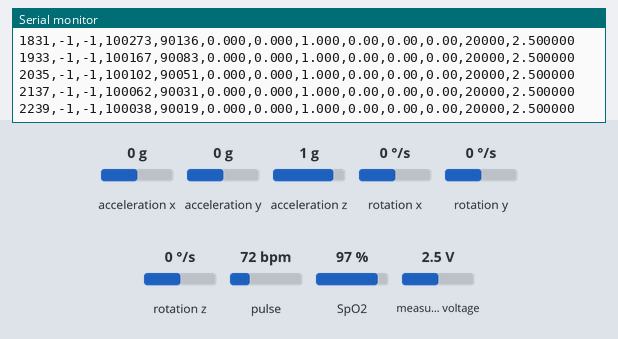
Recording of a sketch running on a simulated ESP32. Shown: the last lines printed to the serial monitor. Wiring (inferred from the names in the program): MPU-6050 motion sensor at I2C address 0x68. The test bench sets the inputs (shaded band); at power-on: acceleration x 0 g, measured voltage 2.5 V, acceleration y 0 g, acceleration z 1 g, rotation x 0 °/s, rotation y 0 °/s, rotation z 0 °/s, pulse 72 bpm, SpO2 97 %.

Above: at 2.3 s.
2.4 s: acceleration x set to -1.4 g
At 2.45 s:
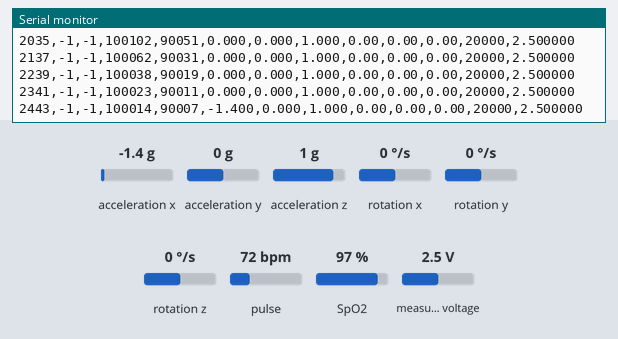
3.9 s: measured voltage set to 0.1 V
At 3.98 s:
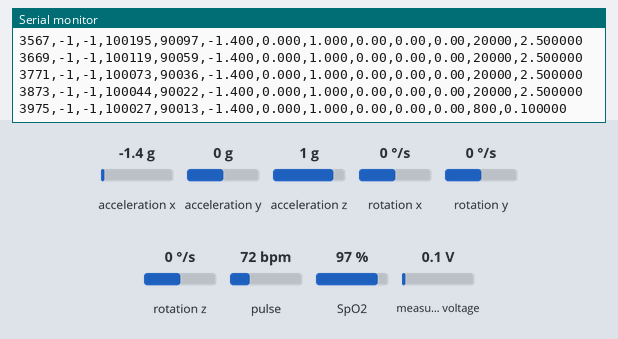
5.4 s: acceleration y set to -1.4 g
At 5.41 s:
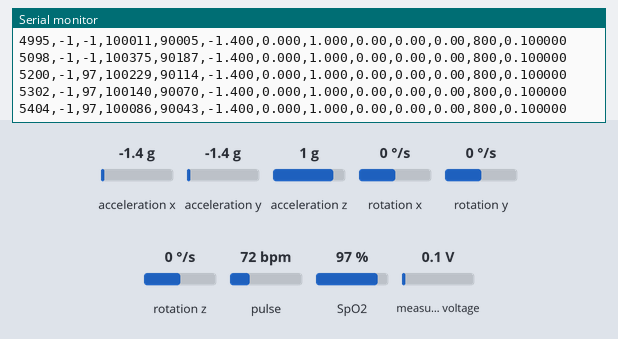
6.9 s: acceleration z set to -1.4 g
At 6.94 s:
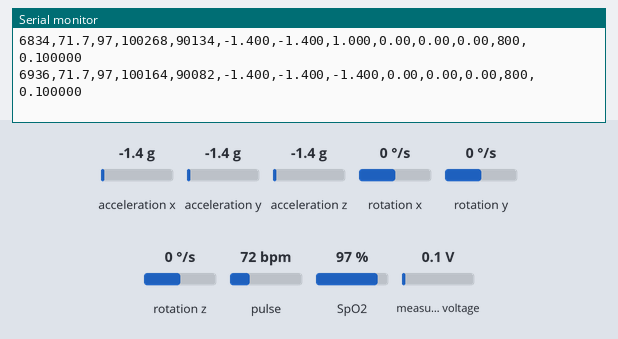
8.4 s: measured voltage set to 1.2 V
At 8.48 s:
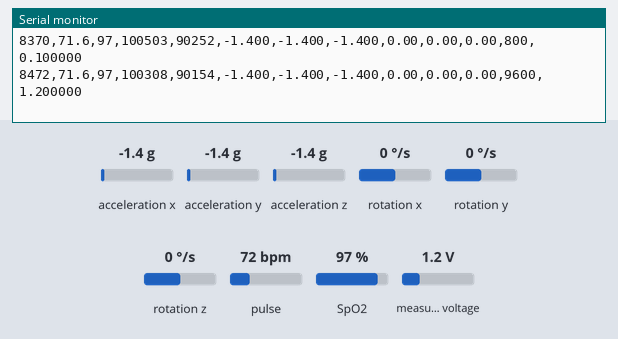
9.9 s: rotation x set to -192 °/s
At 9.91 s:
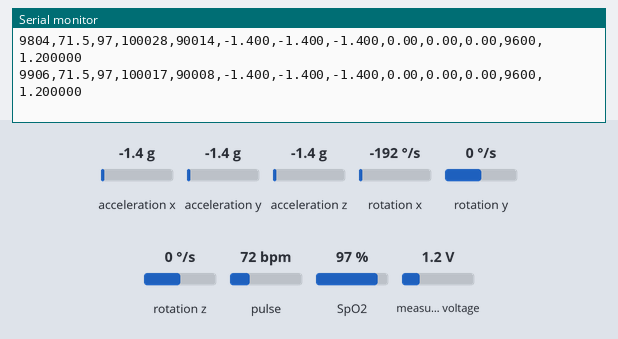
Timing chart, 0 to 12.4 s (numbered marks = the images above; inputs shaded):
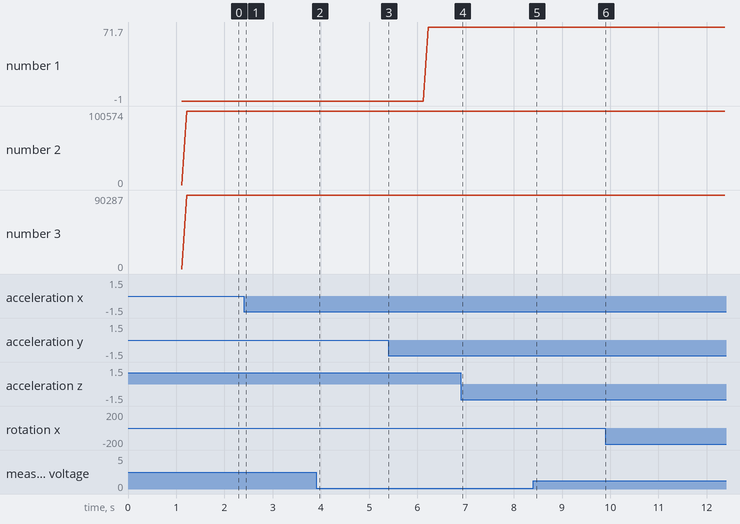

Measured:
- after the input at 2.4 s, the serial monitor: prints a new line at once (image 1)
- after the input at 3.9 s, the serial monitor: prints a new line after 0.08 s (image 2)
- after the input at 6.9 s, the serial monitor: prints a new line at once (image 4)
- after the input at 8.4 s, the serial monitor: prints a new line after 0.07 s (image 5)
- plotted number 1: 71.5 → 71.3 after the input at 9.9 s
- plotted number 2: 100023 → 100044 after the input at 2.4 s, 100044 → 100140 after the input at 3.9 s, 100140 → 100268 after the input at 5.4 s, 100268 → 100503 after the input at 6.9 s
- plotted number 3: 90022 → 90070 after the input at 3.9 s, 90070 → 90134 after the input at 5.4 s, 90134 → 90252 after the input at 6.9 s

The sketch:

ESP32_code.ino
```cpp
#include <Wire.h>
#include <Adafruit_ADS1X15.h>

#include "MAX30105.h"
#include "heartRate.h"
#include "spo2_algorithm.h"

// =====================================================
// I2C ADDRESSES
// =====================================================

#define MPU6050_ADDR 0x68
#define ADS1115_ADDR 0x48

MAX30105 particleSensor;
Adafruit_ADS1115 ads;

// =====================================================
// MPU6050 VARIABLES
// =====================================================

int16_t AccX, AccY, AccZ;
int16_t GyroX, GyroY, GyroZ;

float ax = 0;
float ay = 0;
float az = 0;

float gx = 0;
float gy = 0;
float gz = 0;

unsigned long lastMPURead = 0;

// 20 ms = 50 Hz
const unsigned long MPU_INTERVAL = 20;

// =====================================================
// BIOAMP / ADS1115
// =====================================================

int16_t bioRaw = 0;
float bioVoltage = 0;

unsigned long lastBioRead = 0;

// 4 ms ≈ 250 Hz
const unsigned long BIO_INTERVAL = 4;

// =====================================================
// HEART RATE SETTINGS
// =====================================================

const byte HR_AVG_SIZE = 6;

float hrValues[HR_AVG_SIZE];

byte hrIndex = 0;
byte hrCount = 0;

unsigned long lastBeatTime = 0;

float currentBPM = 0;
float previousBPM = 0;
float averageBPM = 0;

float lastValidHR = 0;

bool haveValidHR = false;

// =====================================================
// SpO2 SETTINGS
// =====================================================

#define SPO2_BUFFER_SIZE 100

uint32_t irBuffer[SPO2_BUFFER_SIZE];
uint32_t redBuffer[SPO2_BUFFER_SIZE];

int spo2Index = 0;

byte downsampleCounter = 0;

int32_t currentSpO2 = -999;
int8_t currentSpO2Valid = 0;

int32_t algorithmHR = -999;
int8_t algorithmHRValid = 0;

int32_t lastValidSpO2 = 0;

bool haveValidSpO2 = false;

// =====================================================
// SERIAL OUTPUT
// =====================================================

unsigned long lastDisplayTime = 0;

// 100 ms = 10 output packets per second
const unsigned long DISPLAY_INTERVAL = 100;

// Latest MAX30102 raw values
uint32_t latestIR = 0;
uint32_t latestRED = 0;

bool fingerPresent = false;

// =====================================================
// MPU6050 INITIALIZATION
// =====================================================

void initMPU6050()
{
  Wire.beginTransmission(MPU6050_ADDR);

  Wire.write(0x6B);   // PWR_MGMT_1
  Wire.write(0x00);   // Wake up

  byte error = Wire.endTransmission();

  if (error == 0)
  {
    Serial.println("# MPU6050 detected");
  }
  else
  {
    Serial.println("# MPU6050 NOT FOUND");
  }

  delay(100);
}

// =====================================================
// MPU6050 READ
// =====================================================

void readMPU6050()
{
  if (millis() - lastMPURead < MPU_INTERVAL)
  {
    return;
  }

  lastMPURead = millis();

  Wire.beginTransmission(MPU6050_ADDR);
  Wire.write(0x3B);

  if (Wire.endTransmission(false) != 0)
  {
    return;
  }

  Wire.requestFrom(
      MPU6050_ADDR,
      14,
      true);

  if (Wire.available() < 14)
  {
    return;
  }

  // Accelerometer
  AccX =
      (Wire.read() << 8) |
      Wire.read();

  AccY =
      (Wire.read() << 8) |
      Wire.read();

  AccZ =
      (Wire.read() << 8) |
      Wire.read();

  // Skip temperature
  Wire.read();
  Wire.read();

  // Gyroscope
  GyroX =
      (Wire.read() << 8) |
      Wire.read();

  GyroY =
      (Wire.read() << 8) |
      Wire.read();

  GyroZ =
      (Wire.read() << 8) |
      Wire.read();

  // Convert raw values
  ax = AccX / 16384.0;
  ay = AccY / 16384.0;
  az = AccZ / 16384.0;

  gx = GyroX / 131.0;
  gy = GyroY / 131.0;
  gz = GyroZ / 131.0;
}

// =====================================================
// BIOAMP READ
// =====================================================

void readBioAmp()
{
  if (millis() - lastBioRead < BIO_INTERVAL)
  {
    return;
  }

  lastBioRead = millis();

  // BioAmp connected to ADS1115 A0
  bioRaw = ads.readADC_SingleEnded(0);

  // GAIN_ONE:
  // ±4.096 V
  // 0.125 mV per bit
  bioVoltage =
      bioRaw * 0.125 / 1000.0;
}

// =====================================================
// RESET MAX30102
// =====================================================

void resetCurrentMeasurement()
{
  hrIndex = 0;
  hrCount = 0;

  lastBeatTime = 0;

  currentBPM = 0;
  previousBPM = 0;
  averageBPM = 0;

  spo2Index = 0;
  downsampleCounter = 0;

  currentSpO2 = -999;
  currentSpO2Valid = 0;

  haveValidHR = false;
  haveValidSpO2 = false;

  lastValidHR = 0;
  lastValidSpO2 = 0;
}

// =====================================================
// HEART RATE PROCESSING
// =====================================================

void processHeartRate(uint32_t irValue)
{
  if (!checkForBeat(irValue))
  {
    return;
  }

  unsigned long now = millis();

  if (lastBeatTime == 0)
  {
    lastBeatTime = now;
    return;
  }

  unsigned long delta =
      now - lastBeatTime;

  lastBeatTime = now;

  if (delta == 0)
  {
    return;
  }

  currentBPM =
      60.0 /
      ((float)delta / 1000.0);

  // Valid BPM range
  if (currentBPM < 45 ||
      currentBPM > 160)
  {
    return;
  }

  // Reject sudden jumps
  if (previousBPM > 0)
  {
    float difference =
        fabs(currentBPM - previousBPM);

    if (difference > 15)
    {
      return;
    }
  }

  previousBPM = currentBPM;

  // Store
  hrValues[hrIndex] =
      currentBPM;

  hrIndex++;

  if (hrIndex >= HR_AVG_SIZE)
  {
    hrIndex = 0;
  }

  if (hrCount < HR_AVG_SIZE)
  {
    hrCount++;
  }

  if (hrCount < HR_AVG_SIZE)
  {
    return;
  }

  float total = 0;

  float minBPM = hrValues[0];
  float maxBPM = hrValues[0];

  for (byte i = 0;
       i < HR_AVG_SIZE;
       i++)
  {
    total += hrValues[i];

    if (hrValues[i] < minBPM)
    {
      minBPM = hrValues[i];
    }

    if (hrValues[i] > maxBPM)
    {
      maxBPM = hrValues[i];
    }
  }

  averageBPM =
      total / HR_AVG_SIZE;

  float spread =
      maxBPM - minBPM;

  if (spread <= 15)
  {
    lastValidHR =
        averageBPM;

    haveValidHR = true;
  }
}

// =====================================================
// SpO2 PROCESSING
// =====================================================

void processSpO2(
    uint32_t redValue,
    uint32_t irValue)
{
  downsampleCounter++;

  // ~100 Hz -> ~25 Hz
  if (downsampleCounter < 4)
  {
    return;
  }

  downsampleCounter = 0;

  if (spo2Index < SPO2_BUFFER_SIZE)
  {
    irBuffer[spo2Index] =
        irValue;

    redBuffer[spo2Index] =
        redValue;

    spo2Index++;
  }

  if (spo2Index >= SPO2_BUFFER_SIZE)
  {
    maxim_heart_rate_and_oxygen_saturation(
        irBuffer,
        SPO2_BUFFER_SIZE,
        redBuffer,
        &currentSpO2,
        &currentSpO2Valid,
        &algorithmHR,
        &algorithmHRValid);

    if (currentSpO2Valid &&
        currentSpO2 >= 85 &&
        currentSpO2 <= 100)
    {
      lastValidSpO2 =
          currentSpO2;

      haveValidSpO2 = true;
    }

    // Keep last 75 samples
    for (int i = 25;
         i < SPO2_BUFFER_SIZE;
         i++)
    {
      irBuffer[i - 25] =
          irBuffer[i];

      redBuffer[i - 25] =
          redBuffer[i];
    }

    spo2Index = 75;
  }
}

// =====================================================
// SERIAL DATA OUTPUT
// =====================================================

void sendSerialData()
{
  if (millis() - lastDisplayTime <
      DISPLAY_INTERVAL)
  {
    return;
  }

  lastDisplayTime = millis();

  /*
     CSV FORMAT:

     millis,
     HR,
     SpO2,
     IR,
     RED,
     AX,
     AY,
     AZ,
     GX,
     GY,
     GZ,
     BIO_RAW,
     BIO_VOLTAGE
  */

  Serial.print(millis());
  Serial.print(",");

  // Heart Rate
  if (fingerPresent && haveValidHR)
  {
    Serial.print(lastValidHR, 1);
  }
  else
  {
    Serial.print(-1);
  }

  Serial.print(",");

  // SpO2
  if (fingerPresent && haveValidSpO2)
  {
    Serial.print(lastValidSpO2);
  }
  else
  {
    Serial.print(-1);
  }

  Serial.print(",");

  // MAX30102 raw
  Serial.print(latestIR);
  Serial.print(",");

  Serial.print(latestRED);
  Serial.print(",");

  // MPU6050 accelerometer
  Serial.print(ax, 3);
  Serial.print(",");

  Serial.print(ay, 3);
  Serial.print(",");

  Serial.print(az, 3);
  Serial.print(",");

  // MPU6050 gyroscope
  Serial.print(gx, 2);
  Serial.print(",");

  Serial.print(gy, 2);
  Serial.print(",");

  Serial.print(gz, 2);
  Serial.print(",");

  // BioAmp
  Serial.print(bioRaw);
  Serial.print(",");

  Serial.println(bioVoltage, 6);
}

// =====================================================
// SETUP
// =====================================================

void setup()
{
  Serial.begin(115200);

  delay(1000);

  // ESP32 I2C
  Wire.begin(21, 22);

  Wire.setClock(400000);

  Serial.println();
  Serial.println("# Multimodal Sensor System");
  Serial.println("# MPU6050 + MAX30102 + BioAmp");
  Serial.println();

  // ===================================================
  // MPU6050
  // ===================================================

  initMPU6050();

  // ===================================================
  // ADS1115
  // ===================================================

  if (!ads.begin(ADS1115_ADDR))
  {
    Serial.println("# ADS1115 NOT FOUND");

    while (1)
    {
      delay(1000);
    }
  }

  Serial.println("# ADS1115 detected");

  // ±4.096 V
  // 0.125 mV / bit
  ads.setGain(GAIN_ONE);

  // Fast ADC conversion
  ads.setDataRate(RATE_ADS1115_860SPS);

  // ===================================================
  // MAX30102
  // ===================================================

  if (!particleSensor.begin(
          Wire,
          I2C_SPEED_FAST))
  {
    Serial.println(
        "# MAX30102 NOT FOUND");

    while (1)
    {
      delay(1000);
    }
  }

  Serial.println(
      "# MAX30102 detected");

  // MAX30102 configuration
  byte ledBrightness = 0x1F;
  byte sampleAverage = 4;
  byte ledMode = 2;

  int sampleRate = 400;
  int pulseWidth = 411;
  int adcRange = 4096;

  particleSensor.setup(
      ledBrightness,
      sampleAverage,
      ledMode,
      sampleRate,
      pulseWidth,
      adcRange);

  particleSensor
      .setPulseAmplitudeRed(0x1F);

  particleSensor
      .setPulseAmplitudeIR(0x1F);

  particleSensor
      .setPulseAmplitudeGreen(0);

  Serial.println();
  Serial.println("# System ready");

  Serial.println(
      "# millis,HR,SpO2,IR,RED,AX,AY,AZ,GX,GY,GZ,BIO_RAW,BIO_V");

  Serial.println();
}

// =====================================================
// LOOP
// =====================================================

void loop()
{
  // ---------------------------------------------------
  // MPU6050
  // ---------------------------------------------------

  readMPU6050();

  // ---------------------------------------------------
  // BioAmp
  // ---------------------------------------------------

  readBioAmp();

  // ---------------------------------------------------
  // MAX30102
  // ---------------------------------------------------

  particleSensor.check();

  while (particleSensor.available())
  {
    latestRED =
        particleSensor.getFIFORed();

    latestIR =
        particleSensor.getFIFOIR();

    particleSensor.nextSample();

    fingerPresent =
        (latestIR >= 10000);

    if (!fingerPresent)
    {
      resetCurrentMeasurement();
    }
    else
    {
      processHeartRate(
          latestIR);

      processSpO2(
          latestRED,
          latestIR);
    }
  }

  // ---------------------------------------------------
  // Send everything to PC
  // ---------------------------------------------------

  sendSerialData();
}
```
